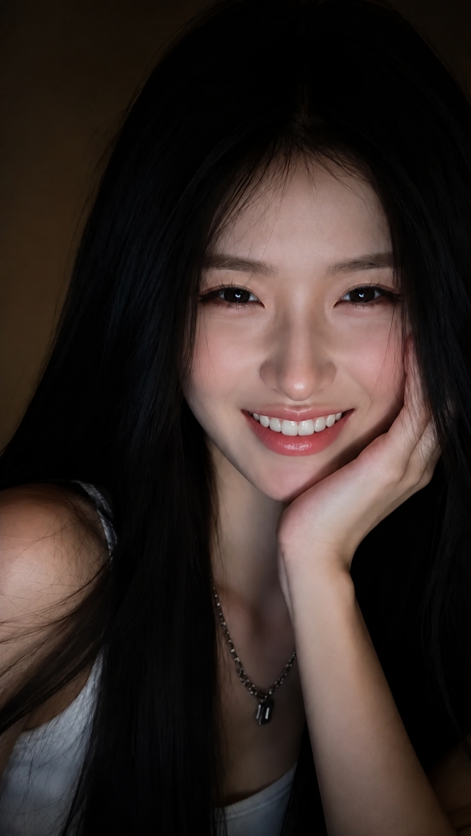
#> input picture assets/expressions/xiaoya_locket/reference-laugh.png, 941 x 1672 px (shown at 1/2 size)
$ python lock_locket_expressions.py
#> lines starting #> are read from the running program, lines starting #| are printed output that depends on the picture; pictures that were not available may be replaced by others from this repository, and a replacement may not be noted
#!/usr/bin/env python3
"""Lock newly generated expression portraits onto the August locket plates.

Playback is unchanged: each output is a full 941x1672 still, copied to
xiaoya_locket_expr_* and used for both exp-retarget and source-swap.

Generation cannot keep the original camera. This script detects both faces,
similarity-warps the new portrait onto an identity-matched August plate, and
keeps the plate's body, hand and hair so the live crop does not jump.
"""

from __future__ import annotations

import argparse
from pathlib import Path

import cv2
import numpy as np
from PIL import Image

ROOT = Path(__file__).resolve().parents[1]
EXPR_DIR = ROOT / "assets" / "expressions" / "xiaoya_locket"
CANDIDATE_DIR = ROOT / "assets" / "expressions" / "candidates" / "stills"

PLATE_SIZE = (941, 1672)  # width, height
CASCADE = cv2.CascadeClassifier(
    cv2.data.haarcascades + "haarcascade_frontalface_default.xml"
)

JOBS = (
    ("soft-smile", "orig-soft-smile.png", "reference-smirk.png"),
    ("curious", "orig-curious.png", "reference-one-brow.png"),
    ("side-eye", "orig-side-eye.png", "reference-shy.png"),
    ("lip-bite", "orig-lip-bite.png", "reference-pout.png"),
    ("sleepy", "orig-sleepy.png", "reference-one-brow.png"),
    ("tender", "orig-tender.png", "reference-shy.png"),
)


def load_rgb(path: Path) -> np.ndarray:
    return np.asarray(Image.open(path).convert("RGB"))
#> returned value is the input picture: shape (1672, 941, 3); mean R, G, B 52.5, 41.1, 37.2
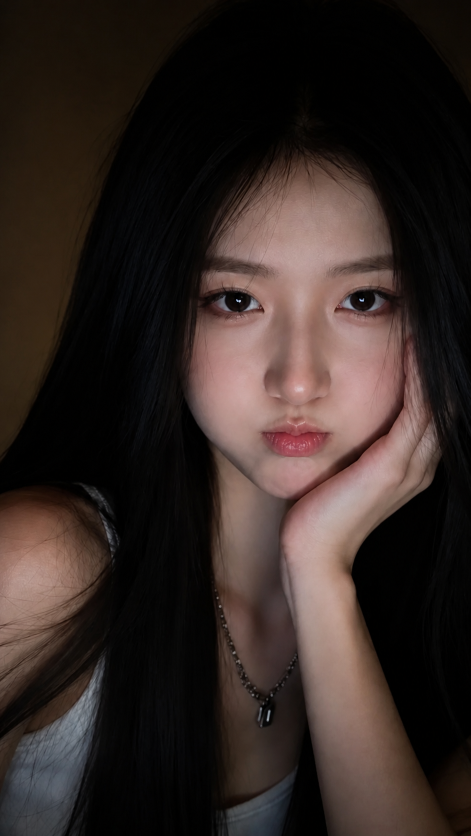
#> input picture assets/expressions/xiaoya_locket/reference-cheek-puff.png, 941 x 1672 px, given in place of orig-soft-smile.png, which was not available (shown at 1/2 size)
#> in load_rgb, returned value is the input picture: shape (1672, 941, 3); mean R, G, B 51.3, 39.9, 36
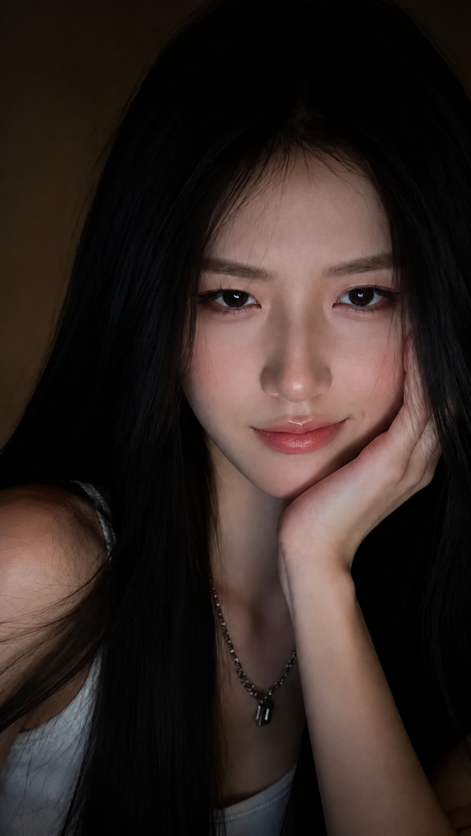
#> input picture assets/expressions/xiaoya_locket/reference-smirk.png, 941 x 1672 px (shown at 1/2 size)
#> in load_rgb, returned value is the input picture: shape (1672, 941, 3); mean R, G, B 50.1, 38.6, 34.5


def detect_face(image: np.ndarray) -> tuple[int, int, int, int]:
    gray = cv2.cvtColor(image, cv2.COLOR_RGB2GRAY)
    faces = CASCADE.detectMultiScale(gray, 1.08, 4, minSize=(80, 80))
#> faces = [[303, 397, 576, 576]]
    if len(faces) == 0:
        raise SystemExit("no face detected")
    x, y, w, h = max(faces, key=lambda item: int(item[2]) * int(item[3]))
#> x = 303; y = 397; w = 576; h = 576
    return int(x), int(y), int(w), int(h)


def lock_to_plate(generated: np.ndarray, plate: np.ndarray) -> np.ndarray:
    gx, gy, gw, gh = detect_face(generated)
#> gx = 303; gy = 397; gw = 576; gh = 576
    px, py, pw, ph = detect_face(plate)
#> in detect_face (call 2), `gray = cv2.cvtColor(image, cv2.COLOR_RGB2GRAY)`:
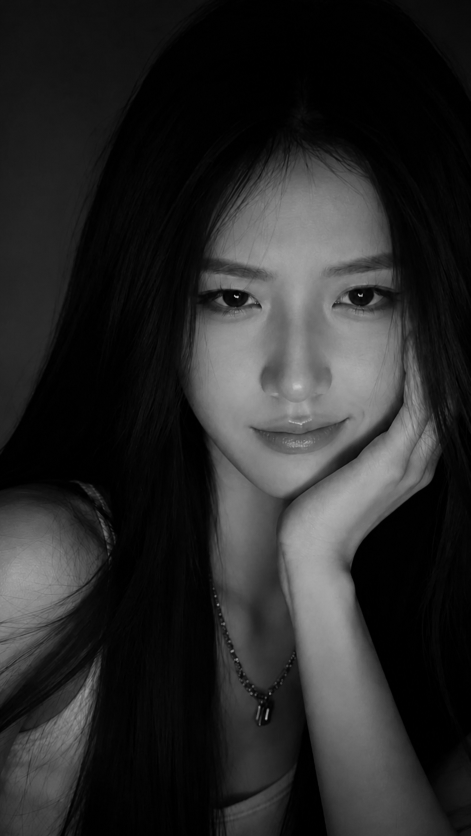
#> gray: shape (1672, 941) (shown at 1/2 size); min 0, max 213, mean 41.6
#> in detect_face (call 2), `faces = CASCADE.detectMultiScale(gray, 1.08, 4, minSize=(80, 80))`: faces = [[305, 393, 570, 570]]
#> in detect_face (call 2), `x, y, w, h = max(faces, key=lambda item: int(item[2]) * int(item[3]))`: x = 305; y = 393; w = 570
#> px = 305; py = 393; pw = 570; ph = 570
    scale = 0.5 * (pw / gw + ph / gh)
#> scale = 0.99
    src_cx, src_cy = gx + gw / 2.0, gy + gh / 2.0
#> src_cx = 591; src_cy = 685
    dst_cx, dst_cy = px + pw / 2.0, py + ph / 2.0
#> dst_cx = 590; dst_cy = 678
    matrix = np.array(
        [
            [scale, 0.0, dst_cx - scale * src_cx],
            [0.0, scale, dst_cy - scale * src_cy],
        ],
        dtype=np.float32,
    )
#> matrix = [[0.99, 0, 5.16], [0, 0.99, 0.135]]
    height, width = plate.shape[:2]
#> height = 1672; width = 941
    warped = cv2.warpAffine(
        generated,
        matrix,
        (width, height),
        flags=cv2.INTER_CUBIC,
        borderMode=cv2.BORDER_REFLECT,
    )
    yy, xx = np.mgrid[0:height, 0:width]
    radius = np.sqrt(
        ((xx - dst_cx) / max(1.0, pw * 0.36)) ** 2
        + ((yy - dst_cy) / max(1.0, ph * 0.40)) ** 2
    )
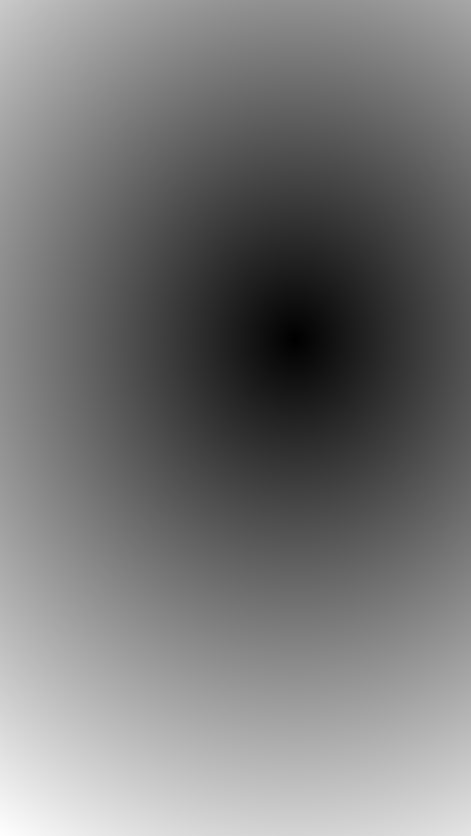
#> radius: shape (1672, 941) float64 (shown at 1/2 size); min 0, max 5.22, mean 2.44; drawn with min black and max white
    alpha = np.clip((1.0 - radius) / 0.34, 0.0, 1.0)
    alpha = alpha * alpha * (3.0 - 2.0 * alpha)
    # Keep the plate hand: it sits on the viewer's right, lower face.
    hand = np.clip((xx - (px + pw * 0.52)) / max(1.0, pw * 0.22), 0.0, 1.0)
    hand *= np.clip((yy - (py + ph * 0.42)) / max(1.0, ph * 0.22), 0.0, 1.0)
    alpha = alpha * (1.0 - 0.88 * hand)
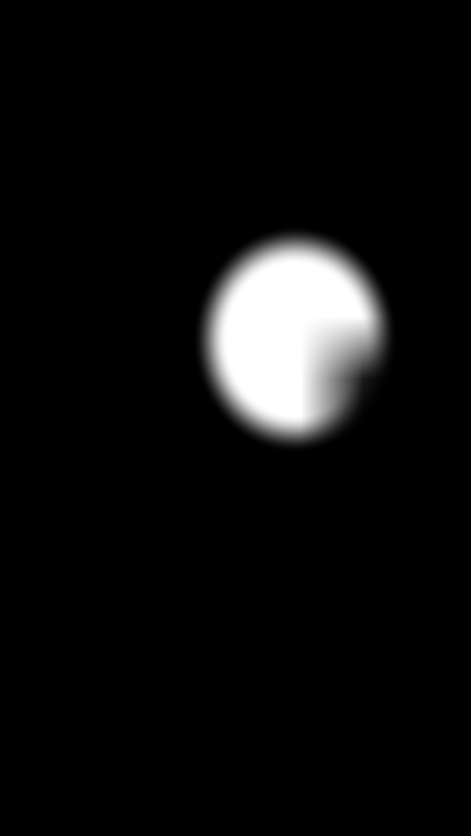
#> alpha: shape (1672, 941) float64 (shown at 1/2 size); min 0, max 1, mean 0.0589
    locked = plate.astype(np.float32) * (1.0 - alpha[..., None]) + warped.astype(
        np.float32
    ) * alpha[..., None]
    return np.clip(locked, 0, 255).astype(np.uint8)


def body_mse(a: np.ndarray, b: np.ndarray) -> float:
    h, w = a.shape[:2]
#> h = 1672; w = 941
    body = (
        a[int(h * 0.48) : int(h * 0.98), int(w * 0.10) : int(w * 0.90)].astype(np.float32)
        - b[int(h * 0.48) : int(h * 0.98), int(w * 0.10) : int(w * 0.90)].astype(np.float32)
    )
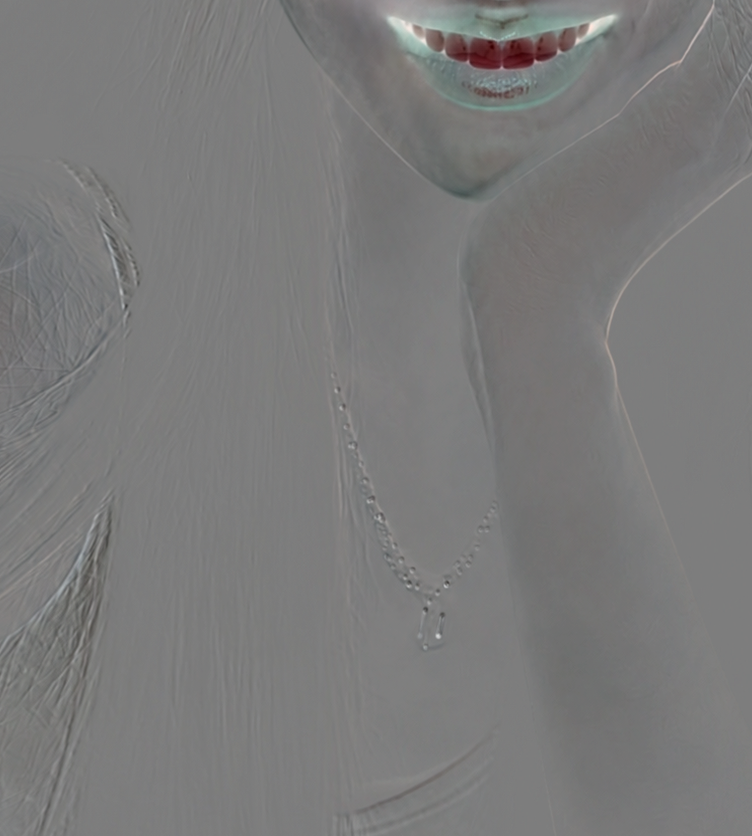
#> body: shape (836, 752, 3) float32; mean R, G, B -3.3, -3.6, -3.9; drawn with min black and max white
    return float((body * body).mean())


def main() -> None:
    parser = argparse.ArgumentParser()
    parser.add_argument(
        "--src-dir",
        type=Path,
        default=Path("/root/.cursor/projects/root-cyber-girlfriend/assets"),
    )
    parser.add_argument("--write", action="store_true")
    parser.add_argument("--preview-dir", type=Path, default=Path("/tmp/locket-locked"))
    args = parser.parse_args()
    args.preview_dir.mkdir(parents=True, exist_ok=True)
    laugh = load_rgb(EXPR_DIR / "reference-laugh.png")
    print(f"{'name':12s} {'body_mse':>8s}  plate")
    for name, generated_name, plate_name in JOBS:
        generated = load_rgb(args.src_dir / generated_name)
        plate = load_rgb(EXPR_DIR / plate_name)
        if plate.shape[1] != PLATE_SIZE[0] or plate.shape[0] != PLATE_SIZE[1]:
            raise SystemExit(f"{plate_name} is not 941x1672")
        locked = lock_to_plate(generated, plate)
        mse = body_mse(locked, laugh)
#> mse = 127.5
        Image.fromarray(locked).save(args.preview_dir / f"{name}.png")
        Image.fromarray(locked[280:1040, 200:760]).resize((320, 430)).save(
            args.preview_dir / f"face-{name}.jpg", quality=90
        )
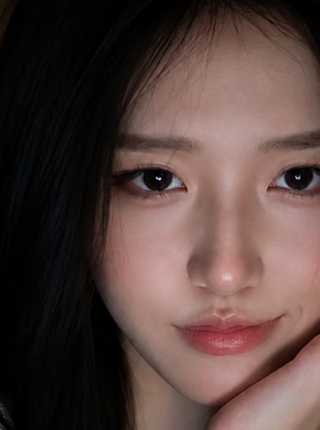
#> saved as face-soft-smile.jpg: PIL image 320x430 RGB; mean R, G, B 85.9, 65.3, 61.1
        print(f"{name:12s} {mse:8.1f}  {plate_name}")
#| soft-smile      127.5  reference-smirk.png
        if args.write:
            Image.fromarray(locked).save(EXPR_DIR / f"reference-{name}.png")
            if CANDIDATE_DIR.is_dir():
                Image.fromarray(locked).save(CANDIDATE_DIR / f"{name}.png")
#> pass 2 of the loop in main, `for name, generated_name, plate_name in JOBS:`:
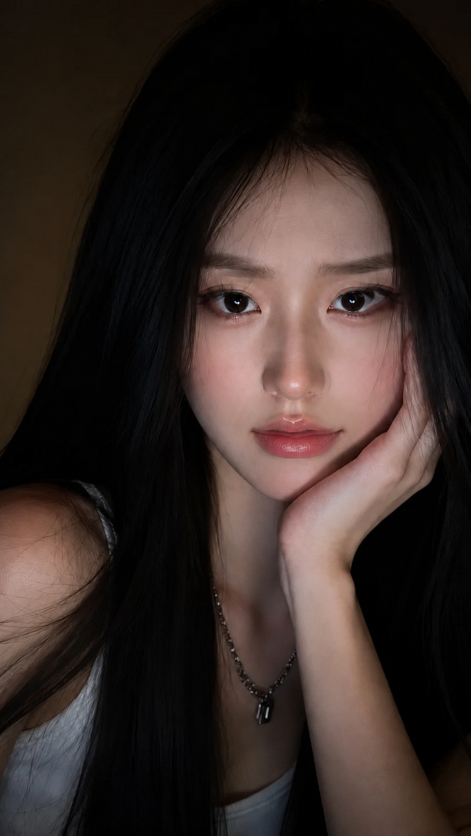
#> input picture assets/expressions/xiaoya_locket/reference-curious.png, 941 x 1672 px, given in place of orig-curious.png, which was not available (shown at 1/2 size)
#> in load_rgb, returned value is the input picture: shape (1672, 941, 3); mean R, G, B 52.2, 40.7, 36.7
#> in body_mse (call 2), `body = ( a[int(h * 0.48) : int(h * 0.98), int(w * 0.10) : int(w * 0.90..`:
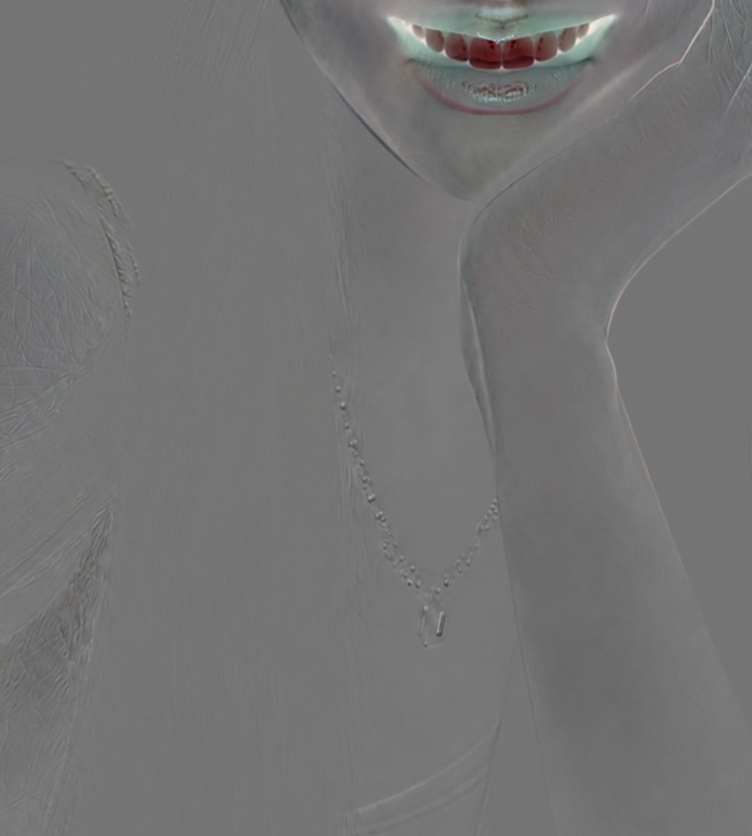
#> body: shape (836, 752, 3) float32; mean R, G, B -0.4, -0.9, -0.8; drawn with min black and max white
#> mse = 95.66
#> in main, `Image.fromarray(locked[280:1040, 200:760]).resize((320, 430)).save( ar..`:
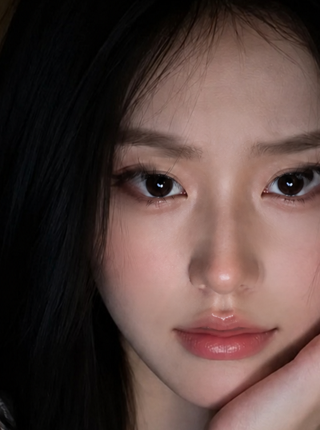
#> saved as face-curious.jpg: PIL image 320x430 RGB; mean R, G, B 87.5, 67, 62.8
#| curious          95.7  reference-one-brow.png
#> pass 3 of the loop in main, `for name, generated_name, plate_name in JOBS:`:
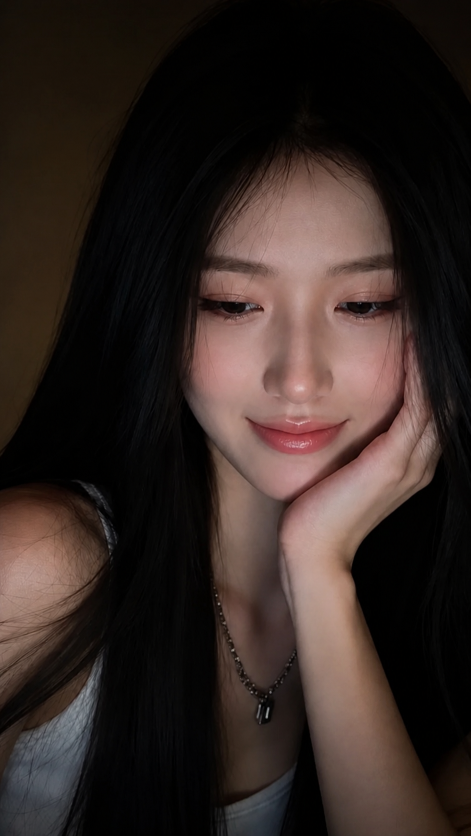
#> input picture assets/expressions/xiaoya_locket/reference-shy.png, 941 x 1672 px (shown at 1/2 size)
#> in load_rgb, returned value is the input picture: shape (1672, 941, 3); mean R, G, B 51.4, 39.3, 35.1
#> in body_mse (call 3), `body = ( a[int(h * 0.48) : int(h * 0.98), int(w * 0.10) : int(w * 0.90..`:
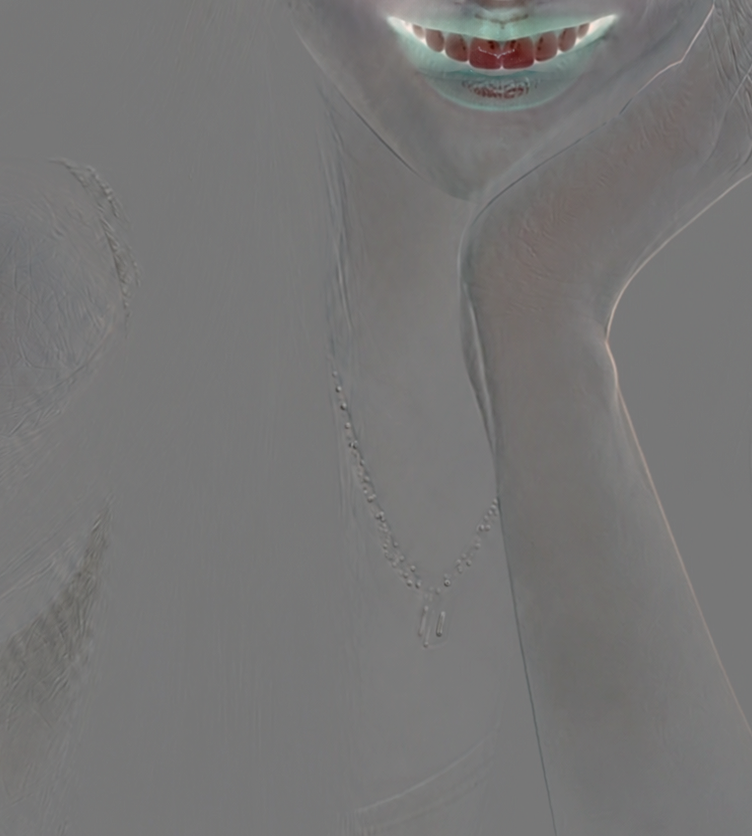
#> body: shape (836, 752, 3) float32; mean R, G, B -1.2, -2, -2.5; drawn with min black and max white
#> mse = 91.18
#> in main, `Image.fromarray(locked[280:1040, 200:760]).resize((320, 430)).save( ar..`:
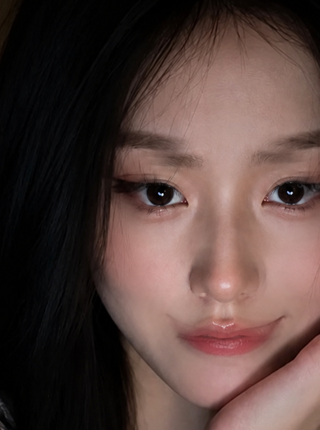
#> saved as face-side-eye.jpg: PIL image 320x430 RGB; mean R, G, B 86.5, 65.6, 61.2
#| side-eye         91.2  reference-shy.png
#> the loop made 4 passes; the first 3 are shown


if __name__ == "__main__":
#> (the run stopped early here; a loop or call above may not have finished)
